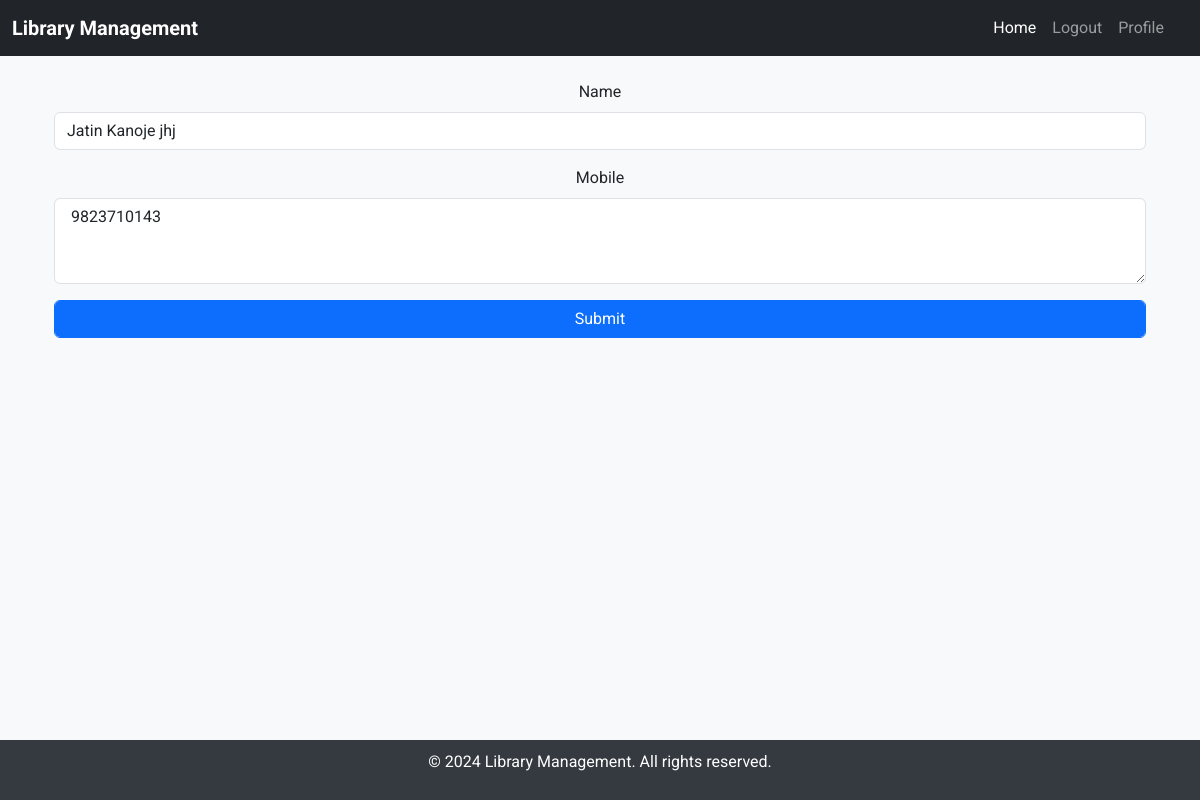
The page /edit_profile/2/ (signed in) on the database as committed earlier.
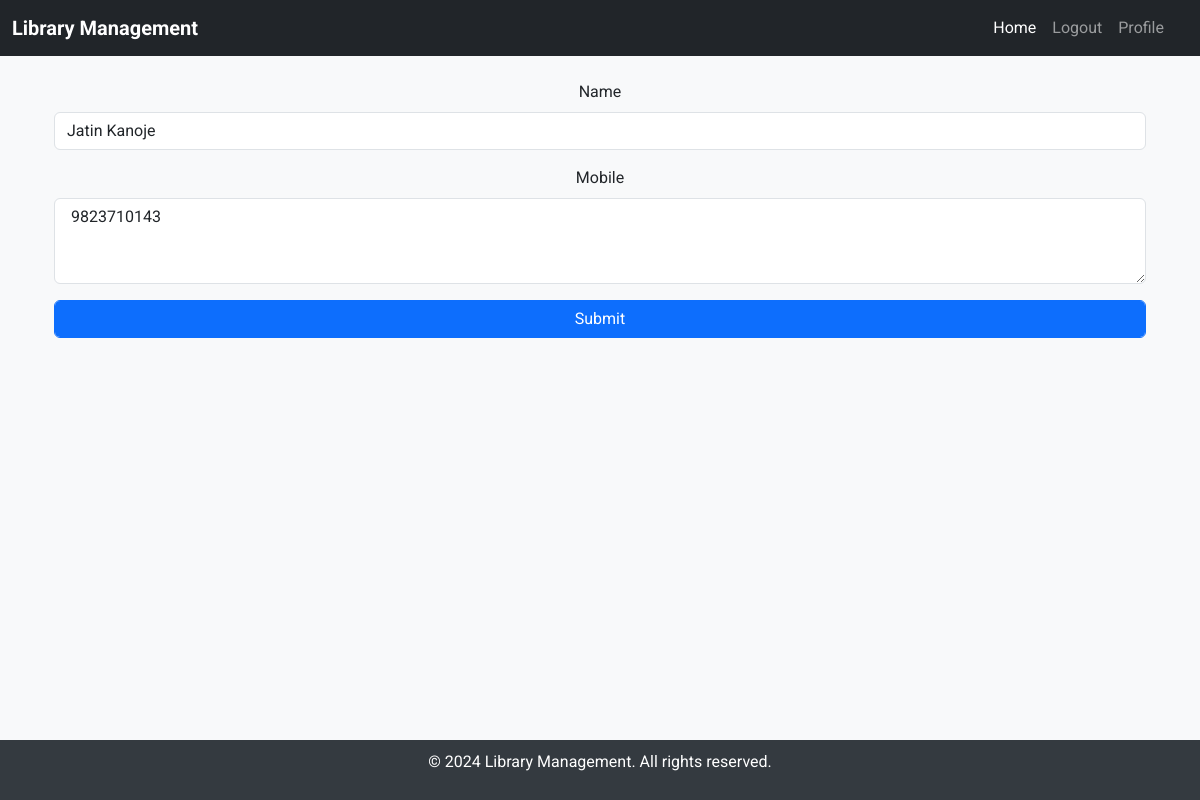
The same page on the database as committed later.
### cust/models.py (models this page shows, shortened)
class customer(models.Model):
    user = models.OneToOneField(User, on_delete=models.CASCADE, null=True)
    name = models.CharField(max_length=50, null=True)
    mobile = models.IntegerField(null=True)
    email = models.EmailField(max_length=254, null=True)
    address = models.CharField(max_length=50, null=True)
    gender = models.CharField(max_length=50, null=True)
    created_at = models.DateTimeField(auto_now=False, auto_now_add=False, null=True)
    picture=models.ImageField(null=True)
    active = models.BooleanField(default=True)

### cust/views.py (the view, shortened to what this page needs)
# urls.py: path('edit_profile/<int:id>/', editpro, name='edit_profile'),
@login_required
def editpro(request,id):
    s=customer.objects.get(pk=id)
    return render(request,'cust/editprof.html',{'ser':s})

### template/cust/editprof.html (shortened to what this page needs)
{% extends "cust/base.html" %}
{% block page %}
<div class="container text-center">
    <div class="row">
      <div class="col">
        <form method='post'>
            <div class="mb-3">
              <label for="name" class="form-label">Name</label>
              <input type="text" class="form-control" id="name" name='name' aria-describedby="emailHelp" value="{{ser.name}}">
            </div>
            <div class="mb-3">
                <label for="mobile" class="form-label">Mobile</label>
                <textarea class="form-control" id="mobile" rows="3" name='mobile'> {{ser.mobile}} </textarea>
              </div>
            <button type="submit" class="btn btn-primary form-control">Submit</button>
        </form>
      </div>
    </div>
</div>
{% endblock page %}

Rows that differ between the two databases and show on the page:
changed customer: name "Jatin Kanoje jhj" → "Jatin Kanoje"
